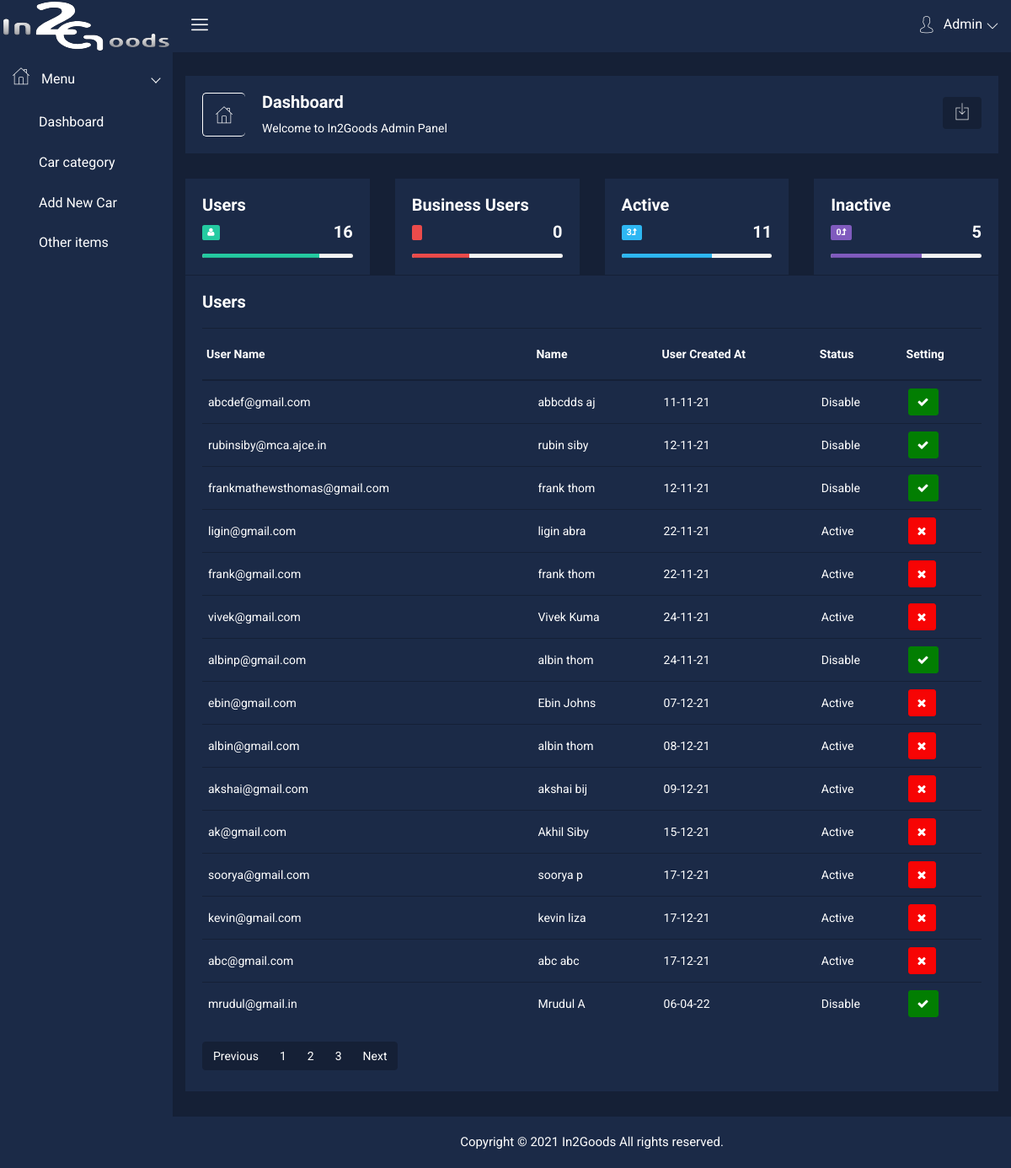
/admin/admin.php, run on the app's committed database.
### tables this page shows
CREATE TABLE IF NOT EXISTS `tbl_user` (
  `user_id` int(10) NOT NULL AUTO_INCREMENT,
  `username` varchar(100) NOT NULL,
  `password` varchar(100) NOT NULL,
  `user_status` int(1) NOT NULL DEFAULT '1',
  `name` varchar(10) NOT NULL,
  `user_created_at` varchar(10) NOT NULL,
  PRIMARY KEY (`user_id`)
);

### admin/admin.php (the view, shortened to what the rows shown need)
<?php
include "../include/dbconnect.php";
?>
<!doctype html>
<html class="no-js" lang="en">
<head>
    <link rel="stylesheet" href="css/bootstrap.min.css">
    <link rel="stylesheet" href="css/font-awesome.min.css">
    <link rel="stylesheet" href="css/nalika-icon.css">
    <link rel="stylesheet" href="css/owl.carousel.css">
    <link rel="stylesheet" href="css/owl.theme.css">
    <link rel="stylesheet" href="css/owl.transitions.css">
    <link rel="stylesheet" href="css/animate.css">
    <link rel="stylesheet" href="css/normalize.css">
    <link rel="stylesheet" href="css/meanmenu.min.css">
    <link rel="stylesheet" href="css/main.css">
    <link rel="stylesheet" href="css/morrisjs/morris.css">
    <link rel="stylesheet" href="css/scrollbar/jquery.mCustomScrollbar.min.css">
    <link rel="stylesheet" href="css/metisMenu/metisMenu.min.css">
    <link rel="stylesheet" href="css/metisMenu/metisMenu-vertical.css">
    <link rel="stylesheet" href="css/calendar/fullcalendar.min.css">
    <link rel="stylesheet" href="css/calendar/fullcalendar.print.min.css">
    <link rel="stylesheet" href="style.css">
    <link rel="stylesheet" href="css/responsive.css">
</head>
<body>
    <div class="all-content-wrapper">
        <div class="header-advance-area">
            <div class="breadcome-area">
                <div class="container-fluid">
                    <div class="row">
                        <div class="col-lg-12 col-md-12 col-sm-12 col-xs-12">
                            <div class="breadcome-list">
                                <div class="row">
                                    <div class="col-lg-6 col-md-6 col-sm-6 col-xs-6">
                                        <div class="breadcomb-wp">
                                            <div class="breadcomb-ctn">
                                                <h2>Dashboard </h2>
                                            </div>
                                        </div>
                                    </div>
                                </div>
                            </div>
                        </div>
                    </div>
                </div>
            </div>
        </div>
        <div class="section-admin container-fluid">
            <div class="row admin text-center">
                <div class="col-md-12">
                    <div class="row">
                        <div class="col-lg-3 col-md-3 col-sm-3 col-xs-12">
                            <div class="admin-content analysis-progrebar-ctn res-mg-t-15">
                                <div class="row vertical-center-box vertical-center-box-tablet">
                                    <div class="col-xs-9 cus-gh-hd-pro">
                                        <h2 class="text-right no-margin"><?php
                                                                            $sql = "select count(*) AS count from tbl_user";
                                                                            $result = mysqli_query($connect, $sql);
                                                                            $row =  mysqli_fetch_array($result);
                                                                            echo $row['count'];
                                                                            ?></h2>
                                    </div>
                                </div>
                            </div>
                        </div>
                        <div class="col-lg-3 col-md-3 col-sm-3 col-xs-12" style="margin-bottom:1px;">
                            <div class="admin-content analysis-progrebar-ctn res-mg-t-30">
                                <div class="row vertical-center-box vertical-center-box-tablet">
                                    <div class="col-xs-9 cus-gh-hd-pro">
                                        <h2 class="text-right no-margin">0</h2>
                                    </div>
                                </div>
                            </div>
                        </div>
                        <div class="col-lg-3 col-md-3 col-sm-3 col-xs-12">
                            <div class="admin-content analysis-progrebar-ctn res-mg-t-30">
                                <div class="row vertical-center-box vertical-center-box-tablet">
                                    <div class="col-xs-9 cus-gh-hd-pro">
                                        <h2 class="text-right no-margin"><?php
                                                                            $sql = "select count(*) AS count from tbl_user where user_status!=0";
                                                                            $result = mysqli_query($connect, $sql);
                                                                            $row =  mysqli_fetch_array($result);
                                                                            echo $row['count'];
                                                                            ?></h2>
                                    </div>
                                </div>
                            </div>
                        </div>
                        <div class="col-lg-3 col-md-3 col-sm-3 col-xs-12">
                            <div class="admin-content analysis-progrebar-ctn res-mg-t-30">
                                <div class="row vertical-center-box vertical-center-box-tablet">
                                    <div class="col-xs-9 cus-gh-hd-pro">
                                        <h2 class="text-right no-margin"><?php
                                                                            $sql = "select count(*) AS count from tbl_user where user_status=0";
                                                                            $result = mysqli_query($connect, $sql);
                                                                            $row =  mysqli_fetch_array($result);
                                                                            echo $row['count'];
                                                                            ?></h2>
                                    </div>
                                </div>
                            </div>
                        </div>
                    </div>
                </div>
            </div>
        </div>
        <div class="product-status mg-b-30 mt-2">
            <div class="container-fluid">
                <div class="row">
                    <div class="col-lg-12 col-md-12 col-sm-12 col-xs-12">
                        <div class="product-status-wrap">
                            <h4>Users</h4><?php
                            $sql1 = "select *  from tbl_user where user_status!=2";
                                                                            $result1 = mysqli_query($connect, $sql1);
                                                                            ?>
                            <table>
                                <tr>
                                    <th>User Name</th>
                                    <th>Name</th>
                                    <th>User Created At</th>
                                    <th>Status</th>
                                    <th>Setting</th>
                                </tr>
                                <?php
                                    while($row1=  mysqli_fetch_array($result1))
                                    {
                                        echo "<tr>
                                        <td>".$row1['username']."</td>
                                        <td>".$row1['name']."</td>
                                        <td>".$row1['user_created_at']."</td>
                                        <td>";
                                            if($row1['user_status']==1){
                                             echo 'Active';
                                            }
                                            else
                                            {
                                                echo 'Disable';
                                            }
                                            echo "
                                        </td>
                                          <td>";
                                          if($row1['user_status'] == 1)
                                          {
                                        echo "
                                          <form action='./changestatus.php' method='post'><button type='submit' name='deleteItem' value='" . $row1['user_id'] . "' data-toggle='tooltip' title='Deactivate User' class='pd-setting-ed'><i class='fa fa-close' aria-hidden='true'></i></button></form>";
                                          }
                                          else
                                          {
                                              echo"
                                            <form action='./changestatus.php' method='post'><button type='submit' name='deleteItem1' value='" . $row1['user_id'] . "' data-toggle='tooltip' title='Active User' class='pd-setting-ed1'><i class='fa fa-check' aria-hidden='true'></i></button></form>";
                                          }
                                          echo "</td>
                                    </tr>";
                                    }
                                ?>
                            </table>
                        </div>
                    </div>
                </div>
            </div>
        </div>
    </div>
</body>
</html>

### data on the page
tbl_user: username "abcdef@gmail.com", name "abbcdds aj", user_created_at "11-11-21", user_status "Disable", $row1['user_id'] 116 (drawn)
tbl_user: username "rubinsiby@mca.ajce.in", name "rubin siby", user_created_at "12-11-21", user_status "Disable", $row1['user_id'] 120 (drawn)
tbl_user: username "frankmathewsthomas@gmail.com", name "frank thom", user_created_at "12-11-21", user_status "Disable", $row1['user_id'] 121 (drawn)
tbl_user: username "ligin@gmail.com", name "ligin abra", user_created_at "22-11-21", user_status "Active", $row1['user_id'] 122 (drawn)
tbl_user: username "frank@gmail.com", name "frank thom", user_created_at "22-11-21", user_status "Active", $row1['user_id'] 123 (drawn)
tbl_user: username "vivek@gmail.com", name "Vivek Kuma", user_created_at "24-11-21", user_status "Active", $row1['user_id'] 126 (drawn)
tbl_user: username "albinp@gmail.com", name "albin thom", user_created_at "24-11-21", user_status "Disable", $row1['user_id'] 127 (drawn)
tbl_user: username "ebin@gmail.com", name "Ebin Johns", user_created_at "07-12-21", user_status "Active", $row1['user_id'] 128 (drawn)
tbl_user: username "albin@gmail.com", name "albin thom", user_created_at "08-12-21", user_status "Active", $row1['user_id'] 129 (drawn)
tbl_user: username "akshai@gmail.com", name "akshai bij", user_created_at "09-12-21", user_status "Active", $row1['user_id'] 130 (drawn)
tbl_user: username "ak@gmail.com", name "Akhil Siby", user_created_at "15-12-21", user_status "Active", $row1['user_id'] 131 (drawn)
tbl_user: username "soorya@gmail.com", name "soorya p", user_created_at "17-12-21", user_status "Active", $row1['user_id'] 132 (drawn)
tbl_user: username "kevin@gmail.com", name "kevin liza", user_created_at "17-12-21", user_status "Active", $row1['user_id'] 133 (drawn)
tbl_user: username "abc@gmail.com", name "abc abc", user_created_at "17-12-21", user_status "Active", $row1['user_id'] 134 (drawn)
tbl_user: username "mrudul@gmail.in", name "Mrudul A", user_created_at "06-04-22", user_status "Disable", $row1['user_id'] 192 (drawn)

### other printed values
$row['count'] "16"
$row['count'] "11"
$row['count'] "5"
